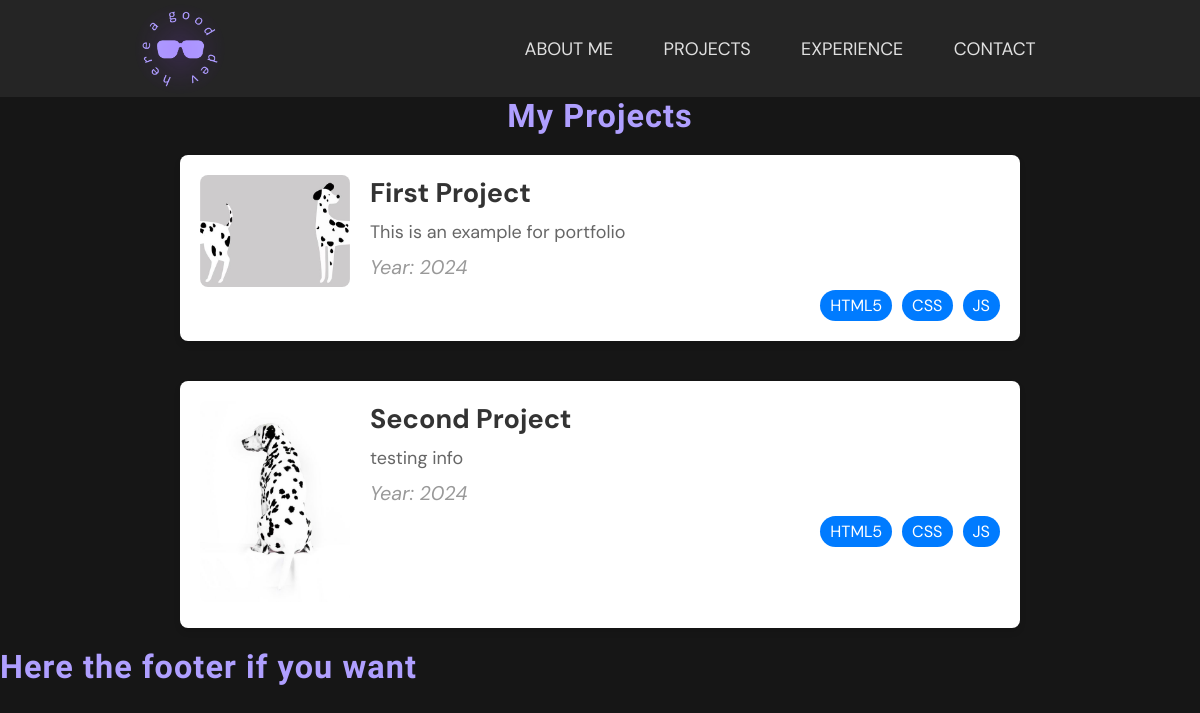
The app's page /content/ with its own data.
### content/models.py (models this page shows, shortened)
class Project(models.Model):
    name = models.CharField(max_length= 200)
    description = models.TextField()
    year = models.IntegerField()
    image = models.ImageField(upload_to='static/img')
    repository = models.URLField()
    skill = models.ManyToManyField(Skill)

### content/views.py (the view)
# urls.py: path('',get_all_projects_list,name="projects_list"),
def get_all_projects_list(request):
    projects = Project.objects.all()
    return render(request, 'content/projects_list.html', {'projects': projects})

### templates/content/projects_list.html (shortened to what this page needs)
{% extends 'base.html' %}
{% block content %}
    <section class="projects-section center-column">
        <h2>My Projects</h2>
        <div class="projects-list center-column">
            {% for item in projects %}
            <div class="project-card">
                <div class="project-image">
                    <img src="{{item.image}}" alt="Project Image">
                </div>
                 <div class="project-details">
                    <h3 class="project-title">{{item.name}}</h3>
                    <p class="project-description">{{item.description}}</p>
                    <p class="project-year">Year: {{item.year}}</p>
                    <div class="project-skills">
                        <span class="skill">HTML5</span>
                        <span class="skill">CSS</span>
                        <span class="skill">JS</span>
                    </div>
                 </div>
            </div>
            {% endfor %}
        </div>
    </section>
{% endblock %}

### templates/base.html (shortened to what this page needs)
{% load static %}
<!DOCTYPE html>
<html lang="en">
<head>
    <link rel="stylesheet" href="{% static './css/main.css' %}" />
    <link rel="stylesheet" href="{% static './css/header.css' %}" />
    <link rel="stylesheet" href="{% static './css/sections.css' %}" />
    <link rel="stylesheet" href="{% static './css/project-section.css' %}" />
    <link rel="stylesheet" href="{% static './css/responsive.css' %}" />
</head>
<body>
    <header class="center-row">
        <div class="logo center-row">
          <img src="{% static './img/logo.png' %}" alt="" />
        </div>
        <nav class="nav-menu">
          <div class="nav-options center-row">
            <a href="{% url 'about_url' %}">About Me</a>
            <a href="{% url 'projects_list' %}">Projects</a>
            <a href="{% url 'experience_list' %}">Experience</a>
            <a href="{% url 'contact' %}">Contact</a>
          </div>
        </nav>
      </header>
    {% block content %}
    {% endblock content %}
    <h2>Here the footer if you want </h2>
</body>
</html>

### static/css/main.css (style rules this page uses)
:root { --primary-color: #AF9FFF; --primary-color-100: #D5CCFF; --primary-color-300: #7F66FF; --secondary-color: #025834; --secondary-color-600: #07C576; --secondary-color-900: #02311D; --background-color: #161616; --surface-color: #252525; --neutral-color: #E0E0E0; --lobser-font: "Lobster Two", sans-serif; --dm-font: "DM Sans", sans-serif; }
* { margin: 0; padding: 0; font-family: var(--dm-font); text-decoration: none; }
html { background-color: var(--background-color); font-size: 18px; }
h2 { font-family: var(--lobser-font); color: var(--primary-color); font-size: 1.8rem; letter-spacing: 0.06rem; }
p { color: var(--neutral-color); font-size: 1.1rem; }
.center-row { display: flex; align-items: center; justify-content: center; }
.center-column { display: flex; align-items: center; justify-content: center; flex-direction: column; }

### static/css/header.css (style rules this page uses)
header { background-color: var(--surface-color); }
.logo { width: 30%; }
.logo img { width: 25%; padding: 1%; }
.nav-menu { width: 70%; }
.nav-options a { color: var(--neutral-color); text-transform: uppercase; margin: 2%; padding: 1%; }

### static/css/project-section.css (style rules this page uses)
.project-card { display: flex; align-items: flex-start; background-color: #ffffff; border-radius: 8px; box-shadow: 0 4px 6px rgba(0, 0, 0, 0.1); margin-bottom: 20px; margin-top: 20px; padding: 20px; overflow: hidden; max-width: 100vh; width: 100vh; }
.project-image { flex-shrink: 0; margin-right: 20px; }
.project-image img { width: 150px; height: auto; border-radius: 8px; object-fit: cover; }
.project-details { flex: 1; }
.project-title { margin: 0; font-size: 1.5em; color: #333; }
.project-description { margin: 10px 0; color: #666; font-size: 1em; }
.project-year { font-style: italic; color: #999; margin-bottom: 10px; }
.project-skills { display: flex; flex-wrap: wrap; justify-content: flex-end; gap: 10px; margin-top: auto; }
.skill { background-color: #007bff; color: #ffffff; font-size: 0.9em; padding: 5px 10px; border-radius: 20px; white-space: nowrap; }

### records on screen
Project: image (picture), name "First Project", description "This is an example for portfolio", year "2024"
Project: image (picture), name "Second Project", description "testing info", year "2024"
